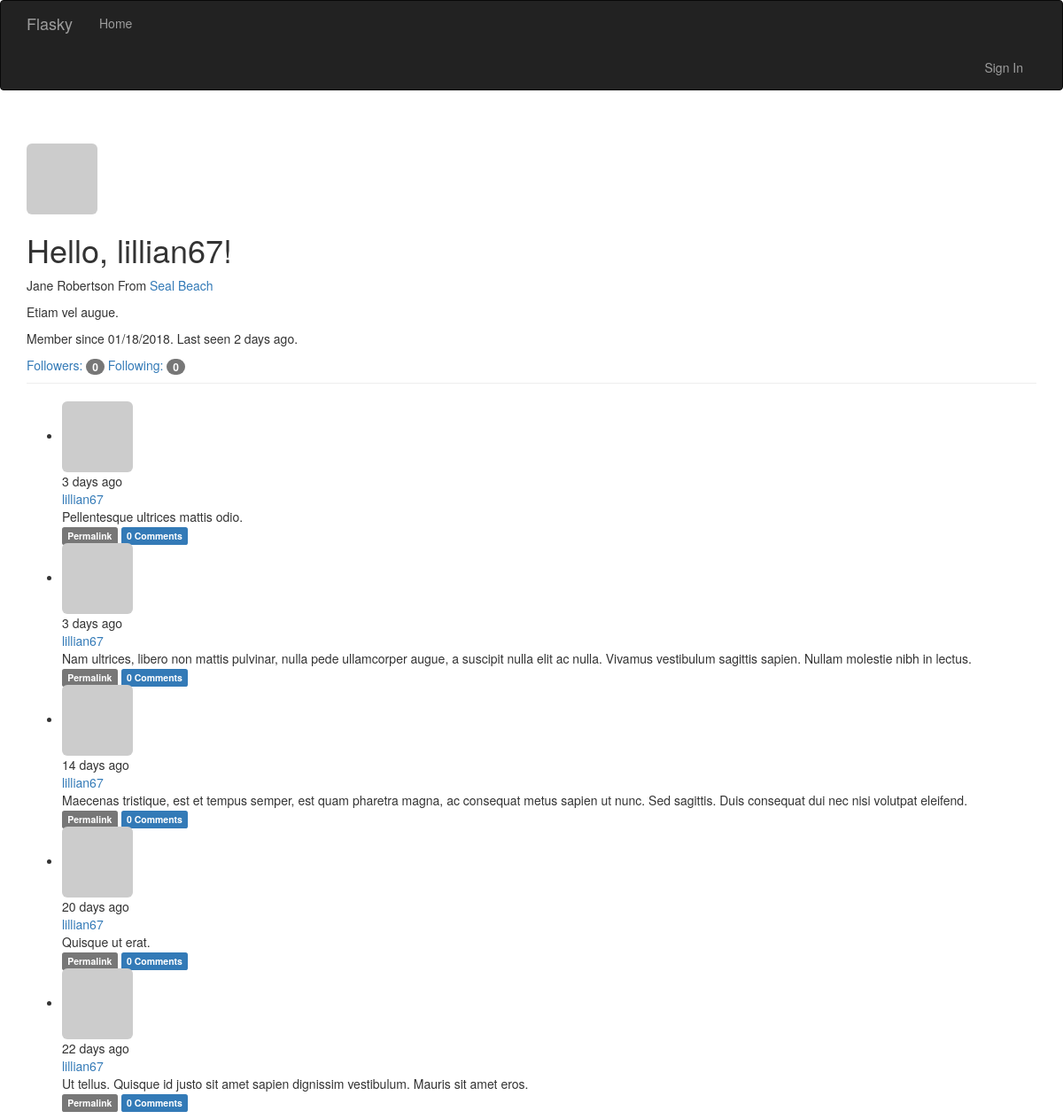
/user/lillian67, run on the app's committed database.
### vflask/restart/app/models.py (models this page shows, shortened)
class User(UserMixin, db.Model):
    __tablename__ = 'users'
    id = db.Column(db.Integer, primary_key=True)
    email = db.Column(db.String(64), unique=True, index=True)
    username = db.Column(db.String(64), unique=True, index=True)
    role_id = db.Column(db.Integer, db.ForeignKey('roles.id'))
    password_hash = db.Column(db.String(128))
    confirmed = db.Column(db.Boolean, default=False)
    name = db.Column(db.String(64))
    location = db.Column(db.String(64))
    about_me = db.Column(db.Text())
    member_since = db.Column(db.DateTime(), default=datetime.utcnow)
    last_seen = db.Column(db.DateTime(), default=datetime.utcnow)
    avatar_hash = db.Column(db.String(32))
    posts = db.relationship('Post', backref='author', lazy='dynamic')
    followed = db.relationship('Follow',
                               foreign_keys=[Follow.follower_id],
                               backref=db.backref('follower', lazy='joined'),
                               lazy='dynamic',
                               cascade='all, delete-orphan')
    followers = db.relationship('Follow',
                                foreign_keys=[Follow.followed_id],
                                backref=db.backref('followed', lazy='joined'),
                                lazy='dynamic',
                                cascade='all, delete-orphan')
    comments = db.relationship('Comment', backref='author', lazy='dynamic')
    @property
    def password(self):
        raise AttributeError('password is not a readable attribute')
    def gravatar(self, size=100, default='identicon', rating='g'):
        if request.is_secure:
            url = 'https://secure.gravatar.com/avatar'
        else:
            url = 'http://www.gravatar.com/avatar'
        hash = self.avatar_hash or hashlib.md5(self.email.encode(
            'utf-8'
        )).hexdigest()
        return '{url}/{hash}?s={size}&d={default}&r={rating}'.format(
            url=url, hash=hash, size=size, default=default, rating=rating)

class Post(db.Model):
    __tablename__ = 'posts'
    id = db.Column(db.Integer, primary_key=True)
    body = db.Column(db.Text)
    timestamp = db.Column(db.DateTime, index=True, default=datetime.utcnow)
    author_id = db.Column(db.Integer, db.ForeignKey('users.id'))
    body_html = db.Column(db.Text)
    comments = db.relationship('Comment', backref='post', lazy='dynamic')

### vflask/restart/app/main/views.py (the view)
@main.route('/user/<username>')
def user(username):
    user = User.query.filter_by(username=username).first()
    if user is None:
        abort(404)
    posts = user.posts.order_by(Post.timestamp.desc()).all()
    return render_template('user.html', user=user, posts=posts)

### vflask/restart/app/auth/views.py (called while the page is built)
@auth.before_app_request
def before_request():
    if current_user.is_authenticated:
        current_user.ping()
        if not current_user.confirmed and request.endpoint[:5] != 'auth.':
            return redirect(url_for('auth.unconfirmed'))

### vflask/restart/app/main/__init__.py (called while the page is built)
@main.app_context_processor
def inject_perissions():
    return dict(Permission=Permission)

### vflask/restart/app/main/views.py (called while the page is built)
@main.before_app_request
def before_request():
    if current_user.is_authenticated:
        current_user.ping()
        if not current_user.confirmed and request.endpoint[:5] != 'auth.':
            return redirect(url_for('auth.unconfirmed'))

### vflask/restart/app/models.py (called while the page is built)
    def can(self, permissions):
        return False

    def is_administrator(self):
        return False

### vflask/restart/app/templates/user.html (shortened to what this page needs)
{% extends "base.html" %}
{% block content %}
<div class="container">
    <div class="page-header">
        <img class="img-rounded profile-thumbnail" src="{{ user.gravatar(size=256) }}">
        <h1>Hello, {{ user.username }}!</h1>
    {% block page_content %}
        {% if user.name or user.location %}
        <p>
            {% if user.name %}{{ user.name }}{% endif %}
                {% if user.location %}
                    From
                    <a href="http://maps.google.com/?={{ user.location }}">
                        {{ user.location }}
                    </a>
                {% endif %}
            {% endif %}
        </p>
        {% if user.about_me %}<p>{{ user.about_me }}</p>{% endif %}
        {% if user.member_since and user.last_seen %}
            <p>
                Member since {{ moment(user.member_since).format('L') }}.
                Last seen {{ moment(user.last_seen).fromNow() }}.
            </p>
        {% endif %}
        <a href="{{ url_for('.followers', username=user.username) }}">
            Followers: <span class="badge">{{ user.followers.count() - 1 }}</span>
        </a>
        <a href="{{ url_for('.followed_by', username=user.username) }}">
            Following: <span class="badge">{{ user.followed.count() - 1}}</span>
        </a>
        {% include '_posts.html' %}
    {% endblock %}
{% endblock %}

### vflask/restart/app/templates/_posts.html (shortened to what this page needs)
</div>
<ul class="posts">
    {% for post in posts %}
    <li class="post">
        <div class="post-content">
            <div class="profile-thmbnail">
                <a href="{{ url_for('.user', username=post.author.username) }}">
                <img class="img-rounded profile-thumbnail"
                    src="{{ post.author.gravatar(size=40) }}">
                </a>
            </div>
            <div class="post-date">{{ moment(post.timestamp).fromNow() }}</div>
            <div class="post-author">
                <a href="{{ url_for('.user', username=post.author.username) }}">
                    {{ post.author.username }}
                </a>
            </div>
            <div class="post-body">
            {% if post.body_html %}
                {{ post.body_html | safe }}
            {% else %}
                {{ post.body }}
            {% endif %}
            </div>
            <div class="post-footer">
                <a href="{{ url_for('.post', id=post.id) }}">
                    <span class="label label-default">Permalink</span>
                </a>
                <a href="{{ url_for('.post', id=post.id) }}#comments">
                    <span class="label label-primary">
                        {{ post.comments.count() }} Comments
                    </span>
                </a>
            </div>
        </div>
    </li>
    {% endfor %}
</ul>
</div>

### data on the page
User: username "lillian67", name "Jane Robertson", location "Seal Beach", about_me "Etiam vel augue.", member_since "01/18/2018", last_seen "2 days ago"
Post: timestamp "3 days ago", author.username "lillian67", body "Pellentesque ultrices mattis odio.", comments.count "0"
Post: timestamp "3 days ago", author.username "lillian67", body "Nam ultrices, libero non mattis pulvinar, nulla pede ullamcorper augue, a suscipit nulla elit ac nulla. Vivamus vestibulum sagittis sapien. Nullam molestie nibh in lectus.", comments.count "0"
Post: timestamp "14 days ago", author.username "lillian67", body "Maecenas tristique, est et tempus semper, est quam pharetra magna, ac consequat metus sapien ut nunc. Sed sagittis. Duis consequat dui nec nisi volutpat eleifend.", comments.count "0"
Post: timestamp "20 days ago", author.username "lillian67", body "Quisque ut erat.", comments.count "0"
Post: timestamp "22 days ago", author.username "lillian67", body "Ut tellus. Quisque id justo sit amet sapien dignissim vestibulum. Mauris sit amet eros.", comments.count "0"

### other printed values
{{ user.followers.count() - 1 }} "0"
{{ user.followed.count() - 1 }} "0"
